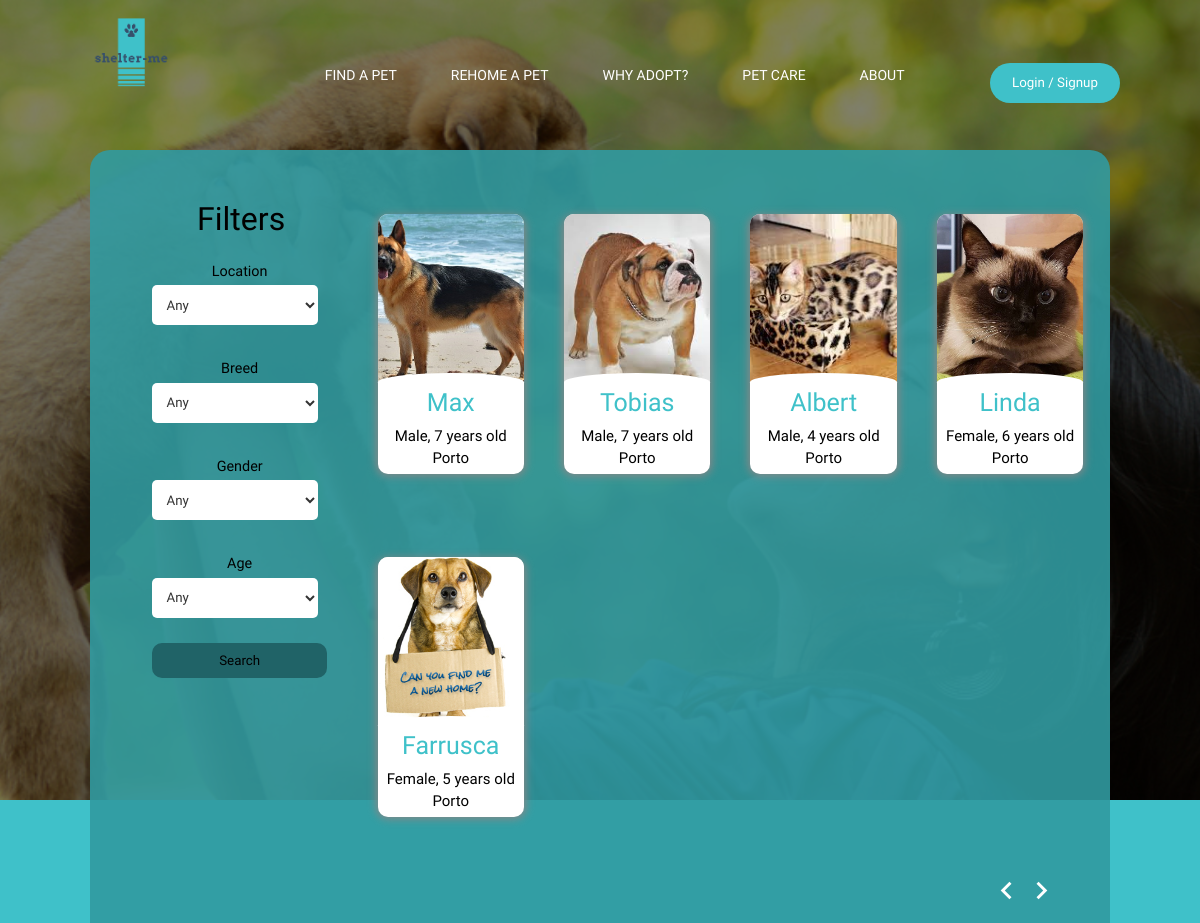
Page /pages/findpet.php on the committed database.
### tables this page shows
CREATE TABLE animal (animal_id INTEGER PRIMARY KEY, animal_name VARCHAR NOT NULL, species VARCHAR NOT NULL, breed VARCHAR NOT NULL, age INTEGER NOT NULL CHECK (age > 0), gender VARCHAR NOT NULL, size VARCHAR NOT NULL, spayed_neutered, location VARCHAR, reasons VARCHAR, keep_time VARCHAR, story VARCHAR, image INTEGER REFERENCES images (id), owner VARCHAR REFERENCES user (username) ON UPDATE CASCADE, adopted BOOLEAN, newowner VARCHAR REFERENCES user (username) ON UPDATE CASCADE, factID INTEGER REFERENCES factCheck (id));

CREATE TABLE images (
  id INTEGER PRIMARY KEY,
  title VARCHAR NOT NULL
);

### pages/findpet.php (called while the page is built, shortened)
<?php
  include_once('../templates/tpl_findpet.php');
  include_once('../database/animals.php');
  include_once('../includes/header.php');
  $location = $_GET['location'];
  $breed = $_GET['breed'];
  $gender = $_GET['gender'];
  $age = $_GET['age'];
  $page = $_GET['page'];
  $floor = 8 * ($page-1) + 1;
  $nextpage = $page + 1;
  $previouspage = $page - 1;
  $forward = "findpet.php?page=".$nextpage."&location=".$location."&breed=".$breed."&gender=".$gender."&age=".$age;
  $back = "findpet.php?page=".$previouspage."&location=".$location."&breed=".$breed."&gender=".$gender."&age=".$age;
  $animals = getFindPetAnimals($floor, $location, $breed, $gender, $age);
  $totalanimals = getAllFilteredAnimals($floor, $location, $breed, $gender, $age);
  draw_findpet($animals, $totalanimals, $forward, $back, $page);
?>

### database/animals.php (called while the page is built, shortened)
<?php
  function getFindPetAnimals($floor, $location, $breed, $gender, $age) {
    $db = Database::instance()->db();
    $stmt = $db->prepare("SELECT * FROM animal INNER JOIN images ON image=id WHERE animal_id >= '$floor' AND adopted='false' limit 8");
    $stmt->execute();
    $animals = $stmt->fetchAll();
    return $animals;
  }
?>

### templates/tpl_findpet.php (the view, shortened to what this page needs)
<?php function draw_findpet($animals, $totalanimals, $forward, $back, $page) { ?>
            <div class="backgroundBox">
                <div class="findpetmessage">
                    <label>Filters</label>
                <div>
                <div class="filtersandcards">
                    <div class="filters">
                        <ul>
                            <form action="findpet.php?page=1" method="GET">
                                <p>Location</p>
                                <li><select name="location">
                                    <option value="" selected>Any</option>
                                    </select>
                                </li>
                                <p>Breed</p>
                                <li>
                                    <select name="breed">
                                        <option value="" selected>Any</option>
                                    </select>
                                </li>
                                <p>Gender</p>
                                <li>
                                    <select name="gender">
                                    <option value="" selected>Any</option>
                                    </select>
                                </li>
                                <p>Age</p>
                                <li>
                                    <select name="age">
                                    <option value="">Any</option>
                                    </select>
                                </li>
                                <button type="submit" class="submit-searchpets">Search</button>
                            </form>
                        </ul>
                    </div>
                    <div class = "cardscontainer">
                        <div class = "cards">
                            <?php foreach ($animals as $animal) {
                                $id = $animal['animal_id'];
                                $link = "animalsdetails.php?animal_id=".$id;
                                ?>
                                <a href=<?=$link?> style="text-decoration:none">
                                    <div class="card">
                                        <div class = "card_image-container">
                                            <img src= <?= $animal['title'] ?> alt="logo"/>
                                        </div>
                                        <div class="card_content">
                                            <p class="card_title text--medium">
                                                <p class="animal"><?=$animal['animal_name']?></p>
                                            </p>
                                        </div>
                                        <div class="card_info">
                                            <p class="text--medium">
                                                <p class="animal"><?=$animal['gender']?>, <?=$animal['age']?> years old</p>
                                            </p>
                                        </div>
                                        <div class="card_info2">
                                            <p class="card_price text--medium">
                                                <p class="animal"><?=$animal['location']?></p>
                                            </p>
                                        </div>
                                    </div>
                                </a>
                            <?php } ?>
                        </div>
                    </div>
                </div>
                <div class="backandforwardcontainer">
                    <div class="backandforward">
                        <?php if ($page != 1) { ?>
                            <div class="back">
                                <a href=<?=$back?>>
                                    <i class="material-icons" style="font-size:35px">keyboard_arrow_left</i>
                                </a>
                            </div>
                        <?php } ?>
                        <?php if (count($totalanimals) > ($page * 8)) { ?>
                            <div class="forward">
                                <a href=<?=$forward?>>
                                    <i class="material-icons" style="font-size:35px">keyboard_arrow_right</i>
                                </a>
                            </div>
                        <?php } ?>
                    </div>
                </div>
            </div>
        </body>
    </html>
<?php } ?>

### css/style.css (style rules this page uses)
* { margin: 0; padding: 0; box-sizing: border-box; font-family: 'PT Sans Caption', sans-serif; }
.backgroundBox { background: rgba(49,155,160,0.9); position: relative; width: 85%; height: 100%; margin: auto; border-radius: 20px 20px 0px 0px; position: relative; top: 150px; }
.findpetmessage { width: 100%; font-size: 200%; animation: drop 1.5s ease; position: relative; }
.findpetmessage label { color: black; position: relative; top: 50px; left: 10.5%; }
.filters { position: relative; width: 100%; height: 500px; color: black; margin-top: 10.5%; margin-left: 1.25%; animation: drop 1.5s ease; position: relative; top: 40px; }
.filters form { display:inline-block; }
.filters form p { font-size: 30%; text-align: center; color: black; position: relative; }
select { width:95%; height: 40px; color: #333333; background-color: white; border-radius: 5px; cursor: pointer; border: none; padding: 10px; position: relative; bottom: 25px; }
li { margin: 10px 0; }
ul { list-style-type: none; }
.submit-searchpets { position: relative; top: -10px; width: 100%; padding: 10px 30px; cursor: pointer; display: block; background: #206367; border: 0; outline: none; border-radius: 10px; }
.filtersandcards { width: 90%; margin: 1% auto; height:auto; display:grid; grid-template-columns: 20% 80%; grid-row: auto auto; grid-column-gap: 2.5%; animation: drop 1.5s ease; }
.cardscontainer { width: 90%; margin-top: 2.5%; position: relative; left: 20px; background: rgba(0,0,0,0); }
.cards { display: grid; grid-template-columns: 22.5% 22.5% 22.5% 22.5%; grid-gap: 40px; margin-left: 10px; }
.card { height: 85%; width: 100%; border: 2px black; display: flex; flex-direction: column; background-color: white; cursor: pointer; transition: all 0.3s ease 0s; border-radius: 10px; box-shadow: 0px 0px 8px 2px #888888; }
.card_image-container { width: 100%; position: relative; bottom: 2.5px; text-align: center; border-radius: 30px; margin: 0 auto; }
.card_image-container img { width: 100%; min-width: 100%; max-width: 100%; min-height: 180px; max-height: 180px; text-align: center; border-radius: 10px; margin: 0 auto; object-fit: cover; background: white; }
.card_content { background: white; height: 100%; width: 100%; text-align: center; position: relative; bottom: 20%; margin: 0 auto; margin-top: 20px; font-size: 25px; color: #3fc1c9; -moz-border-radius: 400px / 50px; -webkit-border-radius: 400px / 50px; border-radius: 400px / 50px; }
.card_content p { margin-bottom: 15px; }
.card_info { margin: 0 auto; font-size: 15px; position: relative; bottom: 22%; color: black; }
.card_info2 { margin: 0 auto; font-size: 15px; position: relative; bottom: 20.5%; color: black; }
.backandforwardcontainer { width: 100%; height: 50px; }
.backandforward { float: right; margin-right: 5%; color: white; }
.backandforward { display: flex; float: right; margin-right: 5%; }
.backandforward i { float: right; color: white; }
form { padding-top: 3%; padding-left: 5%; font-size: 150%; }

### rows in the picture
animal: image.title (picture), animal_name "Max", gender "Male", age "7", location "Porto"
animal: image.title (picture), animal_name "Tobias", gender "Male", age "7", location "Porto"
animal: image.title (picture), animal_name "Albert", gender "Male", age "4", location "Porto"
animal: image.title (picture), animal_name "Linda", gender "Female", age "6", location "Porto"
animal: image.title (picture), animal_name "Farrusca", gender "Female", age "5", location "Porto"
